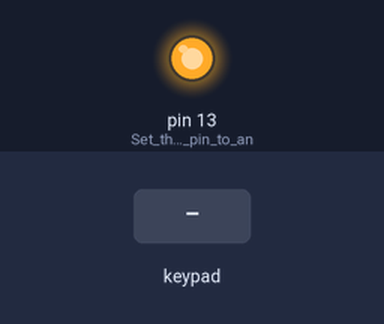
This sketch was run on a simulated Arduino Uno, built with avr-gcc and run on an emulated ATmega328P. On the bench: output pins drawn as LEDs (lit = HIGH). Wiring (inferred from the names in the program): 4×4 keypad with keys 1 2 3 A 4 5 6 B 7 8 9 C * 0 # D (labels assumed): rows pin 6, pin 7, pin 8, pin 9; columns pin 2, pin 3, pin 4, pin 5. The inputs (shaded band) are chosen by the test bench. Pins used as bus, display or sensor lines are not drawn.

Above: at 1.2 s.
1.3 s: key '1' pressed
At 2.6 s:
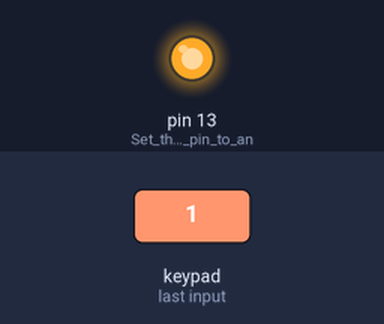
2.9 s: keypad keys 1 2 3 4 pressed 0.4 s apart
At 3.19 s:
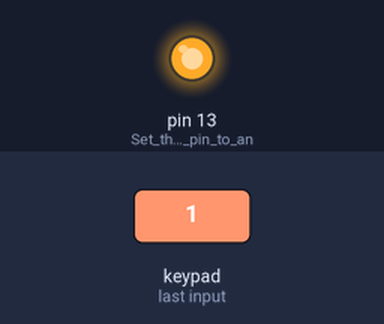
Timing chart, 0 to 5.9 s (numbered marks = the images above; inputs shaded):
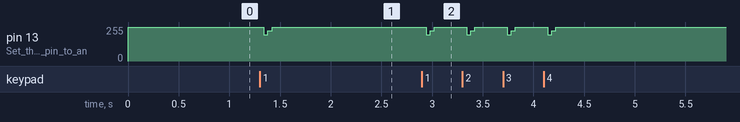

The sketch:

IR_Remote_Control.ino
```cpp
/* FILE:    Remote_Control
   DATE:    08/11/17
   VERSION: 0.1
   AUTHOR:  Andrew Davies

08/11/17 version 0.1: Original version

THIS SOFTWARE IS PROVIDED "AS IS". HOBBY COMPONENTS MAKES NO WARRANTIES, WHETHER
EXPRESS, IMPLIED OR STATUTORY, INCLUDING, BUT NOT LIMITED TO, IMPLIED WARRANTIES OF
MERCHANTABILITY AND FITNESS FOR A PARTICULAR PURPOSE, ACCURACY OR LACK OF NEGLIGENCE.
HOBBY COMPONENTS SHALL NOT, IN ANY CIRCUMSTANCES, BE LIABLE FOR ANY DAMAGES,
INCLUDING, BUT NOT LIMITED TO, SPECIAL, INCIDENTAL OR CONSEQUENTIAL DAMAGES FOR ANY
REASON WHATSOEVER.
*/


/******************************* KEYPAD ASSIGNMENTS *******************************

 Use the IR_Remote_Decoder to capture the IR adress and command codes for the
 remote control you wish to emulate. Note that the remote must be compatible with
 the NEC IR protocol like the one found in your kit. You can then assign the
 captured codes to the keypdad buttons below:
*/

/* Address of the keypad. Note that this will be the same for all codes on your
   remote */
#define IR_ADDRESS 0x00

/*      KEYPAD BUTTON      IR CODE */
#define KEY_1_IR_CODE      0x30     //1
#define KEY_2_IR_CODE      0x18     //2
#define KEY_3_IR_CODE      0x7A     //3
#define KEY_A_IR_CODE      0xE2     //CH+
#define KEY_4_IR_CODE      0x10     //4
#define KEY_5_IR_CODE      0x38     //5
#define KEY_6_IR_CODE      0x5A     //6
#define KEY_B_IR_CODE      0xA2     //CH-
#define KEY_7_IR_CODE      0x42     //7
#define KEY_8_IR_CODE      0x4A     //8
#define KEY_9_IR_CODE      0x52     //9
#define KEY_C_IR_CODE      0xA8     //Vol+
#define KEY_STAR_IR_CODE   0x22     //Prev
#define KEY_0_IR_CODE      0x68     //0
#define KEY_HASH_IR_CODE   0x02     //Next
#define KEY_D_IR_CODE      0xE0     //Vol-

/*********************************************************************************/


/* Row/column values for each key (returned by the GetKey() function) */
#define KEY_1     00
#define KEY_2     01
#define KEY_3     02
#define KEY_A     03
#define KEY_4     10
#define KEY_5     11
#define KEY_6     12
#define KEY_B     13
#define KEY_7     20
#define KEY_8     21
#define KEY_9     22
#define KEY_C     23
#define KEY_STAR  30
#define KEY_0     31
#define KEY_HASH  32
#define KEY_D     33
#define KEY_NONE  255

const byte Rows[] = {9, 8, 7, 6}; //Holds the pin numbers for the 4 keypad rows.
const byte Cols[] = {5, 4, 3, 2}; //Holds the pin numbers for the 4 keypad columns.


void setup()
{
  Serial.begin(9600);

  pinMode(13, OUTPUT);            //Set the IR LED pin to an output
  digitalWrite(13, HIGH);         //And make sure the LED is off

  Init_Keypad();                  //Setup the pins connected to the keypad
}


void loop()
{
  /* Check to see if a key on the keypad has been pressed */
  if(KeyPressed())
  {
    /* If so then get the key and send the IR code assigned to that key*/
    switch(GetKey())
    {
      case(KEY_1):
        SendCode(IR_ADDRESS, KEY_1_IR_CODE);
        break;

      case(KEY_2):
        SendCode(IR_ADDRESS, KEY_2_IR_CODE);
        break;

      case(KEY_3):
        SendCode(IR_ADDRESS, KEY_3_IR_CODE);
        break;

      case(KEY_A):
        SendCode(IR_ADDRESS, KEY_A_IR_CODE);
        break;

      case(KEY_4):
        SendCode(IR_ADDRESS, KEY_4_IR_CODE);
        break;

      case(KEY_5):
        SendCode(IR_ADDRESS, KEY_5_IR_CODE);
        break;

      case(KEY_6):
        SendCode(IR_ADDRESS, KEY_6_IR_CODE);
        break;

      case(KEY_B):
        SendCode(IR_ADDRESS, KEY_B_IR_CODE);
        break;

      case(KEY_7):
        SendCode(IR_ADDRESS, KEY_7_IR_CODE);
        break;

      case(KEY_8):
        SendCode(IR_ADDRESS, KEY_8_IR_CODE);
        break;

      case(KEY_9):
        SendCode(IR_ADDRESS, KEY_9_IR_CODE);
        break;

      case(KEY_C):
        SendCode(IR_ADDRESS, KEY_C_IR_CODE);
        break;

      case(KEY_STAR):
        SendCode(IR_ADDRESS, KEY_STAR_IR_CODE);
        break;

      case(KEY_0):
        SendCode(IR_ADDRESS, KEY_0_IR_CODE);
        break;

      case(KEY_HASH):
        SendCode(IR_ADDRESS, KEY_HASH_IR_CODE);
        break;

      case(KEY_D):
        SendCode(IR_ADDRESS, KEY_D_IR_CODE);
        break;
    }

    delay(100); //Wait a little before checking the keypad again
  }
}


/* Initiliases the pins connected to the keypad */
void Init_Keypad()
{
  /* Set all keypad row pins to outputs */
  for(byte i = 0; i < 4; i++)
  {
    pinMode(Rows[i], OUTPUT);
    digitalWrite(Rows[i], HIGH);
  }

  /* Set all keypad column pins to inputs */
  for(byte i = 0; i < 4; i++)
    pinMode(Cols[i], INPUT_PULLUP);
}


/* Function checks to see if a key on the keypad is currently pressed. */
boolean KeyPressed()
{
  boolean State = false;
  byte Debounce = 0;

  /* We only need to know if a button has been pressed, it doesn't matter which one so
   * we can check all the buttons at the same time by pulling all the rows low and looking
   * for one of the column pins being low */
  for(byte i = 0; i < 4; i++)
    digitalWrite(Rows[i], LOW);

  /* Check to see if any of the column pins are low. Do this 50 times to remove any false triggers
   * caused by a key switch contact bouncing when it is first pressed */
  do
  {
    for(byte i = 0; i < 4; i++)
      if(!digitalRead(Cols[i]))
        State = true;

    Debounce++;
  }while(State == true && Debounce < 50);

  /* Return the row pins back to the high state */
  for(byte i = 0; i < 4; i++)
    digitalWrite(Rows[i], HIGH);

  if(Debounce == 50)
    return true;  //A key is currently pressed so return true
  else
    return false; //A key is not currently pressed so return false
}


/* Gets the currently pressed key and returns a 2 digital value.
 * The first digit represents the keypad row number (0 to 3)
 * The second digit represents the keypad column number (0 to 3) */
byte GetKey()
{
  byte Key = KEY_NONE;

  for(byte RowIndex = 0; RowIndex < 4; RowIndex++)
  {
    digitalWrite(Rows[RowIndex], LOW);

    for(byte ColIndex = 0; ColIndex < 4; ColIndex++)
      if(!digitalRead(Cols[ColIndex]))
        Key = ColIndex + (RowIndex * 10);

    digitalWrite(Rows[RowIndex], HIGH);
  }
  return Key;
}


/* Sends a full IR remote code */
void SendCode(byte address, byte command)
{
  Start();            //Send the start pulse
  SendByte(address);  //Send the address
  SendByte(~address); //Send the inverse of the address for error checking
  SendByte(command);  //Send the command
  SendByte(~command); //Send the inverse of the command for error checking
  SendBit(true);      //Send one final bit to signify the end of the code
}


/* Used by the SendCode() function above to send one byte (8 bits) of data */
void SendByte(byte data)
{
  for(int i = 0; i < 8; i++)
    SendBit((data >> i) & 1);
}

/* Used by the SendCode() and SendByte() functions above to sned one bit of data */
void SendBit(boolean state)
{
  Send32KHzPulse(21);
  if(state)
    delayMicroseconds(1610);
  else
    delayMicroseconds(530);
}

/* Tells the receiver that we are about to send a code by sending a start pulse */
void Start(void)
{
  Send32KHzPulse(338);
  delayMicroseconds(4500);
}

/* Pulses the LED at 38KHz */
void Send32KHzPulse(unsigned int pulses)
{
  while(pulses)
  {
   PORTB &= ~_BV(PB5);
   delayMicroseconds(13);
   PORTB |= _BV(PB5);
   delayMicroseconds(13);
   pulses--;
  }
}
```

Measured:
- after the input at 1.3 s, pin 13 (Set_the_IR_LED_pin_to_an): 255/255 → 198/255 at once, → 227/255 0.04 s later, → 255/255 0.04 s later
- after the input at 2.9 s, pin 13 (Set_the_IR_LED_pin_to_an): 255/255 → 198/255 at once, then repeats every 0.40 s: 227/255 0.04 s, 255/255 0.32 s, 198/255 0.04 s, until it stays 255/255 from 4.2 s
